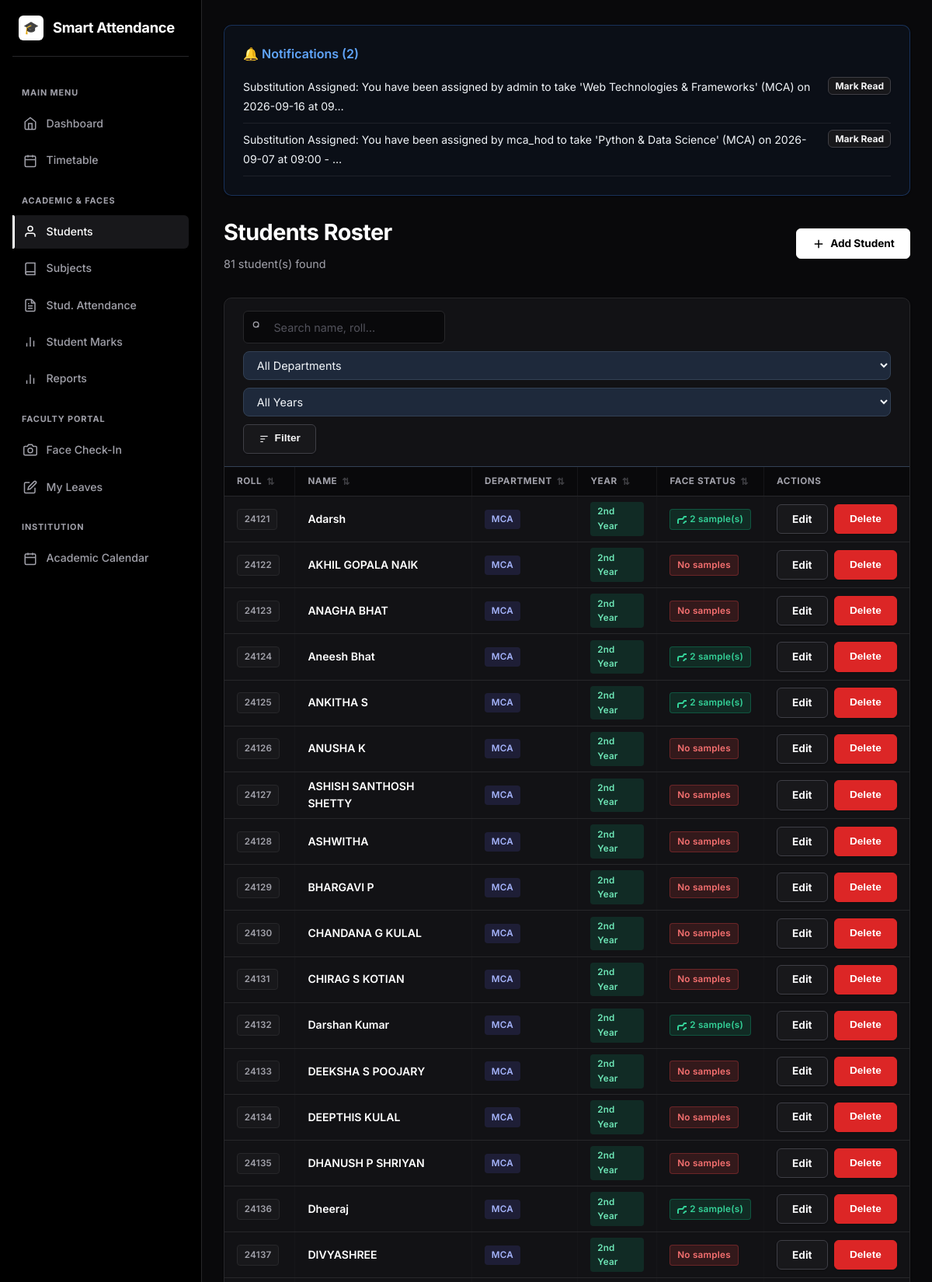
Page /students/ (signed in, upper part) on the committed database.
### models.py (models this page shows, shortened)
class Notification(db.Model):
    __tablename__ = "notifications"
    id = db.Column(db.Integer, primary_key=True)
    user_id = db.Column(db.Integer, db.ForeignKey("users.id"), nullable=False)
    user = db.relationship("User", foreign_keys=[user_id], backref=db.backref("notifications", cascade="all, delete-orphan"))
    title = db.Column(db.String(120), nullable=True)          # short heading (parent alerts etc.)
    message = db.Column(db.String(512), nullable=False)
    category = db.Column(db.String(30), nullable=True)        # 'attendance','absence','fees','marks','general'
    is_read = db.Column(db.Boolean, default=False)
    created_at = db.Column(db.DateTime, default=datetime.utcnow)
    action_url = db.Column(db.String(255), nullable=True)
    claim_id = db.Column(db.Integer, db.ForeignKey("timetable_claims.id", ondelete="CASCADE"), nullable=True)
    claim = db.relationship("TimetableClaim", backref=db.backref("notifications", cascade="all, delete-orphan"))

class Student(db.Model):
    __tablename__ = "students"
    id = db.Column(db.Integer, primary_key=True)
    roll_number = db.Column(db.String(40), unique=True, nullable=False, index=True)
    name = db.Column(db.String(120), nullable=False)
    department = db.Column(db.String(80), default="")
    class_name = db.Column(db.String(80), default="")
    phone = db.Column(db.String(20), default="")
    created_at = db.Column(db.DateTime, default=datetime.utcnow)
    face_samples = db.relationship(
        "FaceSample", backref="student", cascade="all, delete-orphan"
    )
    attendance_records = db.relationship(
        "Attendance", backref="student", cascade="all, delete-orphan"
    )
    @property
    def has_face(self):
        return len(self.face_samples) > 0

### blueprints/students.py (the view, shortened to what this page needs)
@students_bp.route("/")
@login_required
@staff_required
def list_students():
    q = request.args.get("q", "").strip()
    dept_filter = request.args.get("dept", "").strip()
    year_filter = request.args.get("year", "").strip() or request.args.get("class_name", "").strip()
    if current_user.role == ROLE_HOD and current_user.department:
        dept_filter = current_user.department
    query = Student.query
    if current_user.role == ROLE_HOD and current_user.department:
        query = query.filter(Student.department == current_user.department)
    elif dept_filter:
        query = query.filter(Student.department == dept_filter)
    students = query.order_by(Student.roll_number).all()
    if current_user.role == ROLE_HOD and current_user.department:
        all_depts = [current_user.department]
    else:
        all_depts = sorted(set(s.department for s in Student.query.all() if s.department))
    all_years = ["1st Year", "2nd Year"]
    return render_template(
        "students/list.html",
        students=students, q=q,
        dept_filter=dept_filter, class_filter=year_filter,
        all_depts=all_depts, all_years=all_years
    )

### templates/students/list.html (shortened to what this page needs)
{% extends "base.html" %}
{% block content %}
<div style="display:flex; justify-content:space-between; align-items:center; margin-bottom: 2rem; flex-wrap:wrap; gap:1rem;">
  <div>
    <h1>Students Roster</h1>
    <p class="subtitle" style="margin-bottom:0;">{{ students | length }} student(s) found</p>
  </div>
  <a class="btn" href="{{ url_for('students.create_student') }}" style="display:inline-flex; align-items:center; gap:0.4rem;">
    <svg viewBox="0 0 24 24" width="18" height="18" fill="none" stroke="currentColor" stroke-width="2"><line x1="12" y1="5" x2="12" y2="19"></line><line x1="5" y1="12" x2="19" y2="12"></line></svg>
    Add Student
  </a>
</div>
<div class="card card-table">
  <div style="padding: 1rem 1.5rem; border-bottom: 1px solid var(--border, #334155);">
    <form method="get" style="display:flex; gap:10px; align-items:center; flex-wrap:wrap;">
      <div style="position:relative; flex:1; min-width:180px; max-width:260px;">
        <input name="q" value="{{ q }}" placeholder="Search name, roll…"
               style="width:100%; padding-left:2.4rem;">
      </div>
      <select name="dept" style="padding:0.5rem 0.8rem; border-radius:8px;
              background:var(--surface-2,#1e293b); border:1px solid var(--border,#334155);
              color:var(--text,#f1f5f9); min-width:150px;">
        <option value="">All Departments</option>
      </select>
      <select name="class_name" style="padding:0.5rem 0.8rem; border-radius:8px;
              background:var(--surface-2,#1e293b); border:1px solid var(--border,#334155);
              color:var(--text,#f1f5f9); min-width:130px;">
        <option value="">All Years</option>
      </select>
      <button class="btn btn-secondary btn-sm" type="submit" style="white-space:nowrap; display:inline-flex; align-items:center; gap:0.4rem;">
        <svg viewBox="0 0 24 24" width="14" height="14" fill="none" stroke="currentColor" stroke-width="2"><line x1="4" y1="6" x2="20" y2="6"/><line x1="4" y1="12" x2="14" y2="12"/><line x1="4" y1="18" x2="10" y2="18"/></svg>
        Filter
      </button>
    </form>
  </div>
  <div class="table-responsive">
    {% if students %}
    <table>
      <thead>
        <tr>
          <th>Roll</th>
          <th>Name</th>
          <th>Department</th>
          <th>Year</th>
          <th>Face Status</th>
          <th>Actions</th>
        </tr>
      </thead>
      <tbody>
        {% for s in students %}
        <tr>
          <td><span class="badge badge-muted">{{ s.roll_number }}</span></td>
          <td style="font-weight:600; color:#fff;">{{ s.name }}</td>
          <td>
            {% if s.department %}
            <span class="badge" style="background:rgba(99,102,241,0.15); color:#a5b4fc;">{{ s.department }}</span>
            {% else %}—{% endif %}
          </td>
          <td>
            {% if '1' in (s.class_name or '') %}
            <span class="badge" style="background:rgba(59,130,246,0.15); color:#93c5fd;">1st Year</span>
            {% elif '2' in (s.class_name or '') %}
            <span class="badge" style="background:rgba(16,185,129,0.15); color:#6ee7b7;">2nd Year</span>
            {% elif s.class_name %}
            <span class="badge badge-muted">{{ s.class_name }}</span>
            {% else %}—{% endif %}
          </td>
          <td>
            {% if s.has_face %}
              <span class="badge badge-yes">
                <svg width="12" height="12" fill="none" stroke="currentColor" stroke-width="2" style="margin-right:4px;">
                  <path d="M23 19a2 2 0 0 1-2 2H3a2 2 0 0 1-2-2V8a2 2 0 0 1 2-2h4l2-3h6l2 3h4a2 2 0 0 1 2 2z"></path>
                  <circle cx="12" cy="13" r="4"></circle>
                </svg>
                {{ s.face_samples|length }} sample(s)
              </span>
            {% else %}
              <span class="badge badge-no">No samples</span>
            {% endif %}
          </td>
          <td>
            <div style="display:flex; gap:0.5rem; align-items:center;">
              <a class="btn btn-sm btn-secondary" href="{{ url_for('students.edit_student', student_id=s.id) }}">Edit</a>
              <form class="inline-form" method="post"
                    action="{{ url_for('students.delete_student', student_id=s.id) }}"
                    onsubmit="return confirm('Delete {{ s.name }}?')">
                <button class="btn btn-sm btn-danger" type="submit">Delete</button>
              </form>
            </div>
          </td>
        </tr>
        {% endfor %}
      </tbody>
    </table>
    {% else %}
    <p class="muted" style="padding:3rem 2rem; text-align:center;">No students found matching the selected filters.</p>
    {% endif %}
  </div>
</div>
{% endblock %}

### templates/base.html (shortened to what this page needs)
<!DOCTYPE html>
<html lang="en">
<head>
  <link rel="stylesheet" href="{{ url_for('static', filename='style.css') }}">
</head>
<body>
  <div class="app-layout{% if not current_user.is_authenticated %} auth-layout{% endif %}">
    {% if current_user.is_authenticated %}
    <aside class="sidebar" id="sidebar">
      <div class="sidebar-brand">
        <a href="{{ url_for('dashboard.index') }}">
          <div class="brand-icon">🎓</div>
          <span class="brand-name">Smart Attendance</span>
        </a>
      </div>
      <nav class="sidebar-nav">
        {% if current_user.role != 'parent' %}
        <div class="nav-section-label">Main Menu</div>
        <a href="{{ url_for('dashboard.index') }}" class="nav-item">
          <svg viewBox="0 0 24 24" width="18" height="18" fill="none" stroke="currentColor" stroke-width="2"><path d="M3 9l9-7 9 7v11a2 2 0 0 1-2 2H5a2 2 0 0 1-2-2z"></path><polyline points="9 22 9 12 15 12 15 22"></polyline></svg>
          <span>Dashboard</span>
        </a>
        {% endif %}
        {% if current_user.role in ['admin', 'faculty', 'director', 'hod'] %}
        <a href="{{ url_for('dashboard.timetable_view') }}" class="nav-item{% if request.endpoint == 'dashboard.timetable_view' %} active{% endif %}">
          <svg viewBox="0 0 24 24" width="18" height="18" fill="none" stroke="currentColor" stroke-width="2"><rect x="3" y="4" width="18" height="18" rx="2" ry="2"></rect><line x1="16" y1="2" x2="16" y2="6"></line><line x1="8" y1="2" x2="8" y2="6"></line><line x1="3" y1="10" x2="21" y2="10"></line></svg>
          <span>Timetable</span>
        </a>
        {% endif %}
        {% if current_user.role in ['admin', 'faculty', 'director', 'hod'] %}
          <div class="nav-section-label">Academic & Faces</div>
          <a href="{{ url_for('students.list_students') }}" class="nav-item">
            <svg viewBox="0 0 24 24" width="18" height="18" fill="none" stroke="currentColor" stroke-width="2"><path d="M20 21v-2a4 4 0 0 0-4-4H8a4 4 0 0 0-4 4v2"></path><circle cx="12" cy="7" r="4"></circle></svg>
            <span>Students</span>
          </a>
          <a href="{{ url_for('attendance.subjects') }}" class="nav-item">
            <svg viewBox="0 0 24 24" width="18" height="18" fill="none" stroke="currentColor" stroke-width="2"><path d="M4 19.5A2.5 2.5 0 0 1 6.5 17H20"></path><path d="M6.5 2H20v20H6.5A2.5 2.5 0 0 1 4 19.5v-15A2.5 2.5 0 0 1 6.5 2z"></path></svg>
            <span>Subjects</span>
          </a>
          <a href="{{ url_for('attendance.index') }}" class="nav-item">
            <span>Stud. Attendance</span>
          </a>
          <a href="{{ url_for('marks.index') }}" class="nav-item">
            <svg viewBox="0 0 24 24" width="18" height="18" fill="none" stroke="currentColor" stroke-width="2"><line x1="18" y1="20" x2="18" y2="10"></line><line x1="12" y1="20" x2="12" y2="4"></line><line x1="6" y1="20" x2="6" y2="14"></line></svg>
            <span>Student Marks</span>
          </a>
          <a href="{{ url_for('reports.index') }}" class="nav-item">
            <svg viewBox="0 0 24 24" width="18" height="18" fill="none" stroke="currentColor" stroke-width="2"><line x1="18" y1="20" x2="18" y2="10"></line><line x1="12" y1="20" x2="12" y2="4"></line><line x1="6" y1="20" x2="6" y2="14"></line></svg>
            <span>Reports</span>
          </a>
        {% endif %}
        {% if current_user.role == 'faculty' %}
          <div class="nav-section-label">Faculty Portal</div>
          <a href="{{ url_for('faculty.face_attendance') }}" class="nav-item">
            <svg viewBox="0 0 24 24" width="18" height="18" fill="none" stroke="currentColor" stroke-width="2"><path d="M23 19a2 2 0 0 1-2 2H3a2 2 0 0 1-2-2V8a2 2 0 0 1 2-2h4l2-3h6l2 3h4a2 2 0 0 1 2 2z"></path><circle cx="12" cy="13" r="4"></circle></svg>
            <span>Face Check-In</span>
          </a>
          <a href="{{ url_for('faculty.leaves') }}" class="nav-item">
            <svg viewBox="0 0 24 24" width="18" height="18" fill="none" stroke="currentColor" stroke-width="2"><path d="M11 4H4a2 2 0 0 0-2 2v14a2 2 0 0 0 2 2h14a2 2 0 0 0 2-2v-7"></path><path d="M18.5 2.5a2.121 2.121 0 0 1 3 3L12 15l-4 1 1-4 9.5-9.5z"></path></svg>
            <span>My Leaves</span>
          </a>
        {% endif %}
        <div class="nav-section-label">Institution</div>
        <a href="{{ url_for('calendar.index') }}" class="nav-item">
          <svg viewBox="0 0 24 24" width="18" height="18" fill="none" stroke="currentColor" stroke-width="2"><rect x="3" y="4" width="18" height="18" rx="2" ry="2"></rect><line x1="16" y1="2" x2="16" y2="6"></line><line x1="8" y1="2" x2="8" y2="6"></line><line x1="3" y1="10" x2="21" y2="10"></line></svg>
          <span>Academic Calendar</span>
        </a>
      </nav>
    </aside>
    {% endif %}
    <div class="main-wrapper">
      <main class="container page-transition">
        {% if current_user.is_authenticated and user_notifications %}
        <div class="card" style="margin-bottom: 1.5rem; background-color: rgba(59, 130, 246, 0.05); border: 1px solid rgba(59, 130, 246, 0.3);">
          <div style="display:flex; justify-content:space-between; align-items:center; margin-bottom:0.5rem;">
            <h3 style="margin:0; color: #60a5fa; font-size:1rem; display:flex; align-items:center; gap:6px;">
              🔔 Notifications ({{ unread_notifications_count }})
            </h3>
          </div>
          <ul style="list-style: none; padding-left: 0; margin-bottom: 0;">
            {% for notif in user_notifications[:5] %}
              <li style="margin-top: 0.5rem; padding-bottom: 0.5rem; border-bottom: 1px solid rgba(255, 255, 255, 0.08); display:flex; justify-content:space-between; align-items:flex-start; flex-wrap:wrap; gap:0.5rem;">
                <div style="flex:1; min-width:0;">
                  <span style="font-size: 0.88rem; color: #f1f5f9;">{{ notif.message[:120] }}{% if notif.message|length > 120 %}…{% endif %}</span>
                </div>
                <div style="display: flex; gap: 0.5rem; flex-shrink:0;">
                  {% if notif.claim_id and notif.claim and notif.claim.status == 'pending' and current_user.id != notif.claim.claimed_by_id %}
                    <a href="{{ url_for('dashboard.handle_notification', notif_id=notif.id, action='accept') }}" class="btn btn-sm" style="background-color: #10b981; border:none; padding: 0.2rem 0.5rem; font-size: 0.75rem;">Accept</a>
                    <a href="{{ url_for('dashboard.handle_notification', notif_id=notif.id, action='report') }}" class="btn btn-sm btn-secondary" style="padding: 0.2rem 0.5rem; font-size: 0.75rem;">Report</a>
                    <a href="{{ url_for('dashboard.handle_notification', notif_id=notif.id, action='reject') }}" class="btn btn-sm btn-secondary" style="padding: 0.2rem 0.5rem; font-size: 0.75rem; background-color: rgba(239, 68, 68, 0.1); color: #ef4444;">Reject</a>
                  {% elif current_user.role == 'parent' %}
                    <form method="post" action="{{ url_for('parents.mark_notification_read', notif_id=notif.id) }}" style="margin:0;">
                      <button class="btn btn-sm btn-secondary" style="padding: 0.2rem 0.5rem; font-size: 0.75rem;">✓ Read</button>
                    </form>
                  {% else %}
                    <a href="{{ url_for('dashboard.handle_notification', notif_id=notif.id, action='read') }}" class="btn btn-sm btn-secondary" style="padding: 0.2rem 0.5rem; font-size: 0.75rem;">Mark Read</a>
                  {% endif %}
                </div>
              </li>
            {% endfor %}
          </ul>
        </div>
        {% endif %}
        {% block content %}{% endblock %}
      </main>
    </div>
  </div>
</body>
</html>

### rows in the picture
Notification: message "Substitution Assigned: You have been assigned by admin to take 'Web Technologies & Frameworks' (MCA) on 2026-09-16 at 09"
Notification: message "Substitution Assigned: You have been assigned by mca_hod to take 'Python & Data Science' (MCA) on 2026-09-07 at 09:00 -"
Student: roll_number "24121", name "Adarsh", department "MCA", class_name "2nd Year", face_samples|length "2"
Student: roll_number "24122", name "AKHIL GOPALA NAIK", department "MCA", class_name "2nd Year", shows "No samples"
Student: roll_number "24123", name "ANAGHA BHAT", department "MCA", class_name "2nd Year", shows "No samples"
Student: roll_number "24124", name "Aneesh Bhat", department "MCA", class_name "2nd Year", face_samples|length "2"
Student: roll_number "24125", name "ANKITHA S", department "MCA", class_name "2nd Year", face_samples|length "2"
Student: roll_number "24126", name "ANUSHA K", department "MCA", class_name "2nd Year", shows "No samples"
Student: roll_number "24127", name "ASHISH SANTHOSH SHETTY", department "MCA", class_name "2nd Year", shows "No samples"
Student: roll_number "24128", name "ASHWITHA", department "MCA", class_name "2nd Year", shows "No samples"
Student: roll_number "24129", name "BHARGAVI P", department "MCA", class_name "2nd Year", shows "No samples"
Student: roll_number "24130", name "CHANDANA G KULAL", department "MCA", class_name "2nd Year", shows "No samples"
Student: roll_number "24131", name "CHIRAG S KOTIAN", department "MCA", class_name "2nd Year", shows "No samples"
Student: roll_number "24132", name "Darshan Kumar", department "MCA", class_name "2nd Year", face_samples|length "2"
Student: roll_number "24133", name "DEEKSHA S POOJARY", department "MCA", class_name "2nd Year", shows "No samples"
Student: roll_number "24134", name "DEEPTHIS KULAL", department "MCA", class_name "2nd Year", shows "No samples"
Student: roll_number "24135", name "DHANUSH P SHRIYAN", department "MCA", class_name "2nd Year", shows "No samples"
Student: roll_number "24136", name "Dheeraj", department "MCA", class_name "2nd Year", face_samples|length "2"
Student: roll_number "24137", name "DIVYASHREE", department "MCA", class_name "2nd Year", shows "No samples"

### other values in the picture
{{ unread_notifications_count }} "2"
{{ students | length }} "81"
